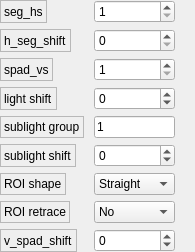
                   <widget class="QWidget" name="scrollAreaWidgetContents_2">
                    <property name="geometry">
                     <rect>
                      <x>0</x>
                      <y>0</y>
                      <width>195</width>
                      <height>237</height>
                     </rect>
                    </property>
                    <layout class="QFormLayout" name="formLayout">
                     <property name="horizontalSpacing">
                      <number>10</number>
                     </property>
                     <property name="verticalSpacing">
                      <number>6</number>
                     </property>
                     <property name="leftMargin">
                      <number>0</number>
                     </property>
                     <property name="topMargin">
                      <number>0</number>
                     </property>
                     <property name="rightMargin">
                      <number>20</number>
                     </property>
                     <property name="bottomMargin">
                      <number>0</number>
                     </property>
                     <item row="0" column="0">
                      <widget class="QLabel" name="seg_hs_Label">
                       <property name="minimumSize">
                        <size>
                         <width>0</width>
                         <height>0</height>
                        </size>
                       </property>
                       <property name="maximumSize">
                        <size>
                         <width>16777215</width>
                         <height>16777215</height>
                        </size>
                       </property>
                       <property name="font">
                        <font>
                         <family>Microsoft YaHei UI</family>
                         <pointsize>9</pointsize>
                         <bold>false</bold>
                        </font>
                       </property>
                       <property name="frameShape">
                        <enum>QFrame::StyledPanel</enum>
                       </property>
                       <property name="frameShadow">
                        <enum>QFrame::Raised</enum>
                       </property>
                       <property name="text">
                        <string>seg_hs</string>
                       </property>
                      </widget>
                     </item>
                     <item row="0" column="1">
                      <widget class="NoWheelSpinBox" name="seg_hs_spinBox">
                       <property name="whatsThis">
                        <string/>
                       </property>
                       <property name="minimum">
                        <number>1</number>
                       </property>
                       <property name="maximum">
                        <number>16</number>
                       </property>
                       <property name="value">
                        <number>1</number>
                       </property>
                      </widget>
                     </item>
                     <item row="2" column="0">
                      <widget class="QLabel" name="spad_vs_Label">
                       <property name="minimumSize">
                        <size>
                         <width>0</width>
                         <height>0</height>
                        </size>
                       </property>
                       <property name="maximumSize">
                        <size>
                         <width>16777215</width>
                         <height>16777215</height>
                        </size>
                       </property>
                       <property name="font">
                        <font>
                         <family>Microsoft YaHei UI</family>
                         <pointsize>9</pointsize>
                         <bold>false</bold>
                        </font>
                       </property>
                       <property name="frameShape">
                        <enum>QFrame::StyledPanel</enum>
                       </property>
                       <property name="frameShadow">
                        <enum>QFrame::Raised</enum>
                       </property>
                       <property name="text">
                        <string>spad_vs</string>
                       </property>
                      </widget>
                     </item>
                     <item row="2" column="1">
                      <widget class="NoWheelSpinBox" name="spad_vs_spinBox">
                       <property name="minimum">
                        <number>1</number>
                       </property>
                       <property name="maximum">
                        <number>576</number>
                       </property>
                      </widget>
                     </item>
                     <item row="3" column="0">
                      <widget class="QLabel" name="light_shift_Label">
                       <property name="minimumSize">
                        <size>
                         <width>0</width>
                         <height>0</height>
                        </size>
                       </property>
                       <property name="maximumSize">
                        <size>
                         <width>16777215</width>
                         <height>16777215</height>
                        </size>
                       </property>
                       <property name="font">
                        <font>
                         <family>Microsoft YaHei UI</family>
                         <pointsize>9</pointsize>
                         <bold>false</bold>
                        </font>
                       </property>
                       <property name="frameShape">
                        <enum>QFrame::StyledPanel</enum>
                       </property>
                       <property name="frameShadow">
                        <enum>QFrame::Raised</enum>
                       </property>
                       <property name="text">
                        <string>light shift</string>
                       </property>
                      </widget>
                     </item>
                     <item row="3" column="1">
                      <widget class="NoWheelSpinBox" name="light_shift_spinBox">
                       <property name="minimum">
                        <number>-576</number>
                       </property>
                       <property name="maximum">
                        <number>576</number>
                       </property>
                      </widget>
                     </item>
                     <item row="5" column="0">
                      <widget class="QLabel" name="sublight_shift_Label">
                       <property name="minimumSize">
                        <size>
                         <width>0</width>
                         <height>0</height>
                        </size>
                       </property>
                       <property name="maximumSize">
                        <size>
                         <width>16777215</width>
                         <height>16777215</height>
                        </size>
                       </property>
                       <property name="font">
                        <font>
                         <family>Microsoft YaHei UI</family>
                         <pointsize>9</pointsize>
                         <bold>false</bold>
                        </font>
                       </property>
                       <property name="frameShape">
                        <enum>QFrame::StyledPanel</enum>
                       </property>
                       <property name="frameShadow">
                        <enum>QFrame::Raised</enum>
                       </property>
                       <property name="text">
                        <string>sublight shift</string>
                       </property>
                      </widget>
                     </item>
                     <item row="5" column="1">
                      <widget class="NoWheelSpinBox" name="sublight_shift_spinBox">
                       <property name="minimum">
                        <number>-576</number>
                       </property>
                       <property name="maximum">
                        <number>576</number>
                       </property>
                      </widget>
                     </item>
                     <item row="6" column="0">
                      <widget class="QLabel" name="ROI_Shape_Label">
                       <property name="minimumSize">
                        <size>
                         <width>0</width>
                         <height>0</height>
                        </size>
                       </property>
                       <property name="maximumSize">
                        <size>
                         <width>16777215</width>
                         <height>16777215</height>
                        </size>
                       </property>
                       <property name="font">
                        <font>
                         <family>Microsoft YaHei UI</family>
                         <pointsize>9</pointsize>
                         <bold>false</bold>
                        </font>
                       </property>
                       <property name="frameShape">
                        <enum>QFrame::StyledPanel</enum>
                       </property>
                       <property name="frameShadow">
                        <enum>QFrame::Raised</enum>
                       </property>
                       <property name="text">
                        <string>ROI shape</string>
                       </property>
                      </widget>
                     </item>
                     <item row="6" column="1">
                      <widget class="NoWheelComboBox" name="ROI_Shape_ComboBox">
                       <property name="font">
                        <font>
                         <family>Microsoft YaHei UI</family>
                         <pointsize>9</pointsize>
                         <bold>false</bold>
                        </font>
                       </property>
                       <item>
                        <property name="text">
                         <string>Straight</string>
                        </property>
                       </item>
                       <item>
                        <property name="text">
                         <string>Curve</string>
                        </property>
                       </item>
                      </widget>
                     </item>
                     <item row="8" column="0">
                      <widget class="QLabel" name="v_spad_shift_Label">
                       <property name="minimumSize">
                        <size>
                         <width>0</width>
                         <height>0</height>
                        </size>
                       </property>
                       <property name="maximumSize">
                        <size>
                         <width>16777215</width>
                         <height>16777215</height>
                        </size>
                       </property>
                       <property name="font">
                        <font>
                         <family>Microsoft YaHei UI</family>
                         <pointsize>9</pointsize>
                         <bold>false</bold>
                        </font>
                       </property>
                       <property name="frameShape">
                        <enum>QFrame::StyledPanel</enum>
                       </property>
                       <property name="frameShadow">
                        <enum>QFrame::Raised</enum>
                       </property>
                       <property name="text">
                        <string>v_spad_shift</string>
                       </property>
                      </widget>
                     </item>
                     <item row="8" column="1">
                      <widget class="NoWheelSpinBox" name="v_spad_shift_spinBox">
                       <property name="minimum">
                        <number>-576</number>
                       </property>
                       <property name="maximum">
                        <number>576</number>
                       </property>
                      </widget>
                     </item>
                     <item row="1" column="0">
                      <widget class="QLabel" name="h_seg_shift_Label">
                       <property name="minimumSize">
                        <size>
                         <width>0</width>
                         <height>0</height>
                        </size>
                       </property>
                       <property name="maximumSize">
                        <size>
                         <width>16777215</width>
                         <height>16777215</height>
                        </size>
                       </property>
                       <property name="font">
                        <font>
                         <family>Microsoft YaHei UI</family>
                         <pointsize>9</pointsize>
                         <bold>false</bold>
                        </font>
                       </property>
                       <property name="frameShape">
                        <enum>QFrame::StyledPanel</enum>
                       </property>
                       <property name="frameShadow">
                        <enum>QFrame::Raised</enum>
                       </property>
                       <property name="text">
                        <string>h_seg_shift</string>
                       </property>
                      </widget>
                     </item>
                     <item row="1" column="1">
                      <widget class="NoWheelSpinBox" name="h_seg_shift_spinBox">
                       <property name="minimum">
                        <number>0</number>
                       </property>
                       <property name="maximum">
                        <number>15</number>
                       </property>
                      </widget>
                     </item>
                     <item row="7" column="0">
                      <widget class="QLabel" name="ROI_Retrace_Label">
                       <property name="minimumSize">
                        <size>
                         <width>0</width>
                         <height>0</height>
                        </size>
                       </property>
                       <property name="maximumSize">
                        <size>
                         <width>16777215</width>
                         <height>16777215</height>
                        </size>
                       </property>
                       <property name="font">
                        <font>
                         <family>Microsoft YaHei UI</family>
                         <pointsize>9</pointsize>
                         <bold>false</bold>
                        </font>
                       </property>
                       <property name="frameShape">
                        <enum>QFrame::StyledPanel</enum>
                       </property>
                       <property name="frameShadow">
                        <enum>QFrame::Raised</enum>
                       </property>
                       <property name="text">
                        <string>ROI retrace</string>
                       </property>
                      </widget>
                     </item>
                     <item row="7" column="1">
                      <widget class="NoWheelComboBox" name="ROI_Retrace_ComboBox">
                       <property name="font">
                        <font>
                         <family>Microsoft YaHei UI</family>
                         <pointsize>9</pointsize>
                         <bold>false</bold>
                        </font>
                       </property>
                       <item>
                        <property name="text">
                         <string>No</string>
                        </property>
                       </item>
                       <item>
                        <property name="text">
                         <string>Yes</string>
                        </property>
                       </item>
                      </widget>
                     </item>
                     <item row="4" column="0">
                      <widget class="QLabel" name="sublight_group_Label">
                       <property name="minimumSize">
                        <size>
                         <width>0</width>
                         <height>0</height>
                        </size>
                       </property>
                       <property name="maximumSize">
                        <size>
                         <width>16777215</width>
                         <height>16777215</height>
                        </size>
                       </property>
                       <property name="font">
                        <font>
                         <family>Microsoft YaHei UI</family>
                         <pointsize>9</pointsize>
                         <bold>false</bold>
                        </font>
                       </property>
                       <property name="frameShape">
                        <enum>QFrame::StyledPanel</enum>
                       </property>
                       <property name="frameShadow">
                        <enum>QFrame::Raised</enum>
                       </property>
                       <property name="text">
                        <string>sublight group</string>
                       </property>
                      </widget>
                     </item>
                     <item row="4" column="1">
                      <widget class="QLineEdit" name="sublight_group_LineEdit">
                       <property name="enabled">
                        <bool>true</bool>
                       </property>
                       <property name="sizePolicy">
                        <sizepolicy hsizetype="Preferred" vsizetype="Fixed">
                         <horstretch>0</horstretch>
                         <verstretch>0</verstretch>
                        </sizepolicy>
                       </property>
                       <property name="minimumSize">
                        <size>
                         <width>0</width>
                         <height>0</height>
                        </size>
                       </property>
                       <property name="maximumSize">
                        <size>
                         <width>500</width>
                         <height>16777215</height>
                        </size>
                       </property>
                       <property name="focusPolicy">
                        <enum>Qt::StrongFocus</enum>
                       </property>
                       <property name="text">
                        <string>1</string>
                       </property>
                       <property name="readOnly">
                        <bool>false</bool>
                       </property>
                       <property name="placeholderText">
                        <string>6行pixel分组方式</string>
                       </property>
                      </widget>
                     </item>
                    </layout>
                   </widget>
